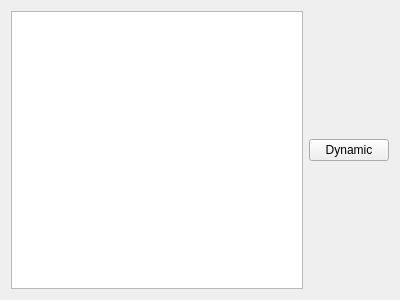
<?xml version="1.0" encoding="UTF-8"?>
<ui version="4.0">
 <class>mywidgetwithconstructor</class>
 <widget class="QWidget" name="mywidgetwithconstructor">
  <property name="geometry">
   <rect>
    <x>0</x>
    <y>0</y>
    <width>400</width>
    <height>300</height>
   </rect>
  </property>
  <property name="windowTitle">
   <string>Form</string>
  </property>
  <layout class="QGridLayout" name="gridLayout">
   <item row="0" column="0">
    <widget class="QTextBrowser" name="textBrowser"/>
   </item>
   <item row="0" column="1">
    <widget class="QPushButton" name="pushButton">
     <property name="text">
      <string>Dynamic</string>
     </property>
    </widget>
   </item>
  </layout>
 </widget>
 <resources/>
 <connections/>
</ui>
